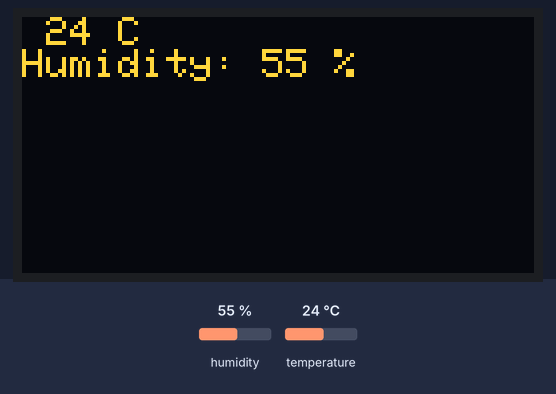
Simulated run of this sketch. Board: ESP8266 (NodeMCU). Parts: 128×64 one-colour display. The test bench sets the inputs (shaded band); at power-on: humidity 55 %, temperature 24 °C. The OLED is the two-colour kind (top 16 rows yellow); what the sketch prints to the serial monitor is not drawn.

Above: at 1.2 s.
1.3 s: humidity set to 22 %
At 5.1 s:
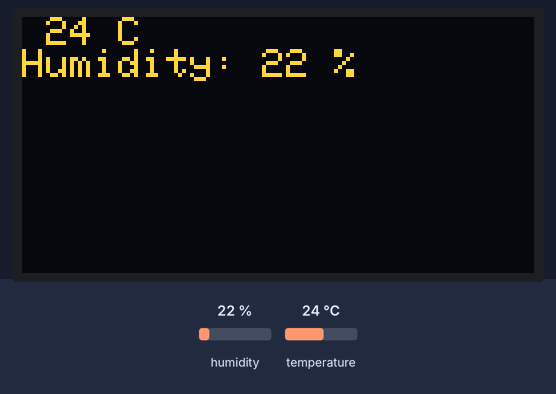
6.3 s: temperature set to 12 °C
At 8.8 s:
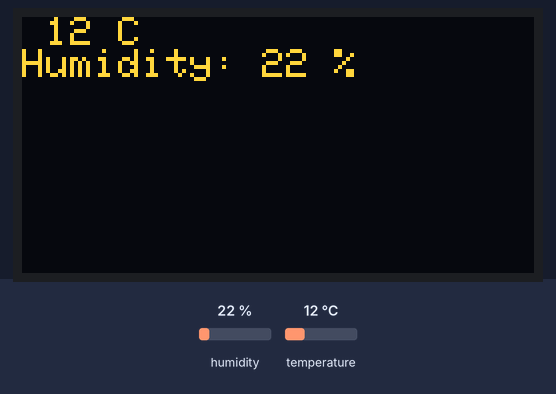
11.3 s: humidity set to 40 %
At 13.6 s:
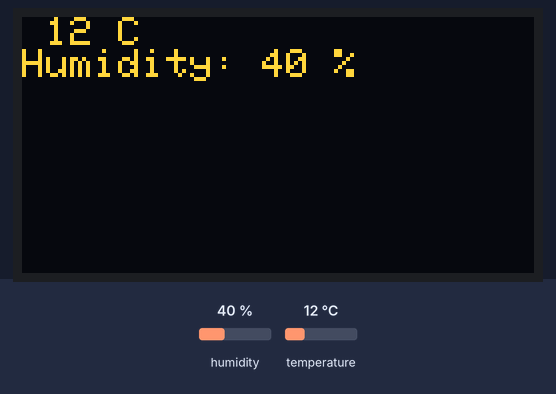
16.3 s: temperature set to 19 °C
Timing chart, 0 to 19.3 s (numbered marks = the images above; inputs shaded):
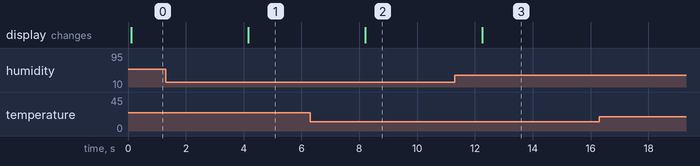

The sketch:

sketch_oct23aLDR_copy_TICK-TACK-LIGHT.ino
```cpp
#include<DHT.h>
#include <Adafruit_SSD1306.h>
#include <splash.h>
#include<OakOLED.h>

OakOLED oled;

#define DHTPIN D4
#define DHTTYPE DHT11
DHT dht(D4,DHTTYPE);   //class DHT   object dht
void setup()
{
Serial.begin(9600);
oled.begin();//we need to initialize the OLED object using the begin() function.
oled.clearDisplay();//clear all text
oled.setTextSize(1);//Sets the size of text that follows. The default size is “1”. Each change in size increases the text by 10 pixels in height.
oled.setTextColor(1);//set the text color
oled.setCursor(0,0); //set the coordinates to start writing text
oled.println("TEMP AND HUM"); //prints the message
oled.display(); //calls this method to display character on the screen
dht.begin();
}
void loop() {
 // put your main code here, to run repeatedly:
int temp=dht.readTemperature();  //
int hum=dht.readHumidity();
Serial.print("temperature=");
Serial.print(temp);
Serial.println(" ");
Serial.print("humidity=");
Serial.print(hum);
oled.clearDisplay();
oled.setCursor(0, 0);
  oled.print(" ");
  oled.print(temp);
  oled.println(" C");
  oled.print("Humidity: ");
  oled.print(hum);
  oled.println(" %");
  oled.display();


delay(4000); //calls this method to display character on the screen
}
```

STM32_square_PROGRAMING.c
```cpp
//#include <stdio.h>
//#define square(x) ((x)*(x))
//
//int main()
//{
//    int x=5;
//    printf("x: %d square of x: %d",x,square(x));
//    return 0;
//}
```

STM32._print_nm.c
```cpp
#include<stdio.h>

 #define santanu printf("SANTANU");

 int main()
 {
     santanu;
 }
```

TASK.c
```cpp
// Task 1.Create Car structure globally consisting of Model, colour and price and print on the screen.


// #include <stdio.h>
// struct Car {
//     char model[30];
//     char color[15];
//     int seats;
//     double price;
// };
// struct Car car = {"Honda Civic", "Blue", 4, 22000.00};

// void printCarDetails() {
//     printf("Car Details:\n");
//     printf("Model: %s\n", car.model);
//     printf("Color: %s\n", car.color);
//     printf("Seats: %d\n",car.seats);
//     printf("Price: $%.2lf\n", car.price);
// }

// int main() {
//     printCarDetails();
//     return 0;
// }

// // Task 2 Write a program to create structure globally enter the name,age and salary of employees and manager.
// If the manager age is above 30 then the salary will be 65000 otherwise 55000.


// #include <stdio.h>


// struct Employee {
//     char name[50];
//     int age;
//     float salary;
// };


// struct Employee manager, employee;

// int main() {

//     printf("Enter Employee's Name: ");
//     scanf("%s", employee.name);
//     printf("Enter Employee's Age: ");
//     scanf("%d", &employee.age);
//     printf("Enter Employee's Salary: ");
//     scanf("%f", &employee.salary);


//     printf("\nEnter Manager's Name: ");
//     scanf("%s", manager.name);
//     printf("Enter Manager's Age: ");
//     scanf("%d", &manager.age);


//     if (manager.age > 30) {
//         manager.salary = 65000;
//     } else {
//         manager.salary = 55000;
//     }

//     printf("\nEmployee Details:\n");
//     printf("Name: %s\n", employee.name);
//     printf("Age: %d\n", employee.age);
//     printf("Salary: %.2f\n", employee.salary);


//     printf("\nManager Details:\n");
//     printf("Name: %s\n", manager.name);
//     printf("Age: %d\n", manager.age);
//     printf("Salary: %.2f\n", manager.salary);

//     return 0;
// }


// // Task 3 Create a structure named Book to store book details like title, author, and price. Write a C program to input details for
// three books, find the most expensive and the lowest priced books, and display their information.


// #include <stdio.h>


// struct Book {
//     char title[100];
//     char author[100];
//     float price;
// };

// int main() {
//     struct Book books[3];
//     int most_expensive_index = 0, lowest_priced_index = 0;

//     for (int i = 0; i < 3; i++) {
//         printf("\nEnter details for Book %d:\n", i + 1);
//         printf("Title: ");
//         scanf(" %[^\n]", books[i].title);
//         printf("Author: ");
//         scanf(" %[^\n]", books[i].author);
//         printf("Price: ");
//         scanf("%f", &books[i].price);

//         if (books[i].price > books[most_expensive_index].price) {
//             most_expensive_index = i;
//         }
//         if (books[i].price < books[lowest_priced_index].price) {
//             lowest_priced_index = i;
//         }
//     }

//     printf("\nMost Expensive Book:\n");
//     printf("Title: %s\n", books[most_expensive_index].title);
//     printf("Author: %s\n", books[most_expensive_index].author);
//     printf("Price: %.2f\n", books[most_expensive_index].price);

//     printf("\nLowest Priced Book:\n");
//     printf("Title: %s\n", books[lowest_priced_index].title);
//     printf("Author: %s\n", books[lowest_priced_index].author);
//     printf("Price: %.2f\n", books[lowest_priced_index].price);

//     return 0;
// }

// // Task 4 Define a structure named Circle to represent a circle with a radius. Write a C program to create user defined
// function to calculate the area and perimeter of two circles and display the results in the main function.

// #include <stdio.h>
// #define PI 3.14159


// struct Circle {
//     float radius;
// };

// float calculate_area(struct Circle c) {
//     return PI * c.radius * c.radius;
// }

// float calculate_perimeter(struct Circle c) {
//     return 2 * PI * c.radius;
// }

// int main() {
//     struct Circle circle1, circle2;


//     printf("Enter the radius of Circle 1: ");
//     scanf("%f", &circle1.radius);


//     printf("Enter the radius of Circle 2: ");
//     scanf("%f", &circle2.radius);


//     float area1 = calculate_area(circle1);
//     float perimeter1 = calculate_perimeter(circle1);


//     float area2 = calculate_area(circle2);
//     float perimeter2 = calculate_perimeter(circle2);


//     printf("\nCircle 1:\n");
//     printf("Radius: %.2f\n", circle1.radius);
//     printf("Area: %.2f\n", area1);
//     printf("Perimeter: %.2f\n", perimeter1);


//     printf("\nCircle 2:\n");
//     printf("Radius: %.2f\n", circle2.radius);
//     printf("Area: %.2f\n", area2);
//     printf("Perimeter: %.2f\n", perimeter2);

//     return 0;
// }
```

c_programing.cpp
```cpp
#include <stdio.h>

int main() {
    int i;
    for (i = 0; i < 5; i++) {
        if (i % 2 == 0) {
            printf("%d is even\n", i);
        } else {
            printf("%d is odd\n", i);
        }
    }
    return 0;
}
```

col-mod-price-car.c
```cpp
#include <stdio.h>

struct Car {
    char model[50];
    char colour[30];
    float price;
};

void printCar(struct Car car) {
    printf("Car Model: %s\n", car.model);
    printf("Car Colour: %s\n", car.colour);
    printf("Car Price: %.2f\n", car.price);
}

int main() {
    // Create a global Car instance
    struct Car myCar = {"BMW", "Red", 0001};

    // Print car details
    printCar(myCar);

    return 0;
}
```

Measured:
- after the input at 1.3 s, the display: changes after 2.9 s (image 1)
- after the input at 6.3 s, the display: changes after 1.9 s (image 2)
- after the input at 11.3 s, the display: changes after 0.95 s (image 3)
